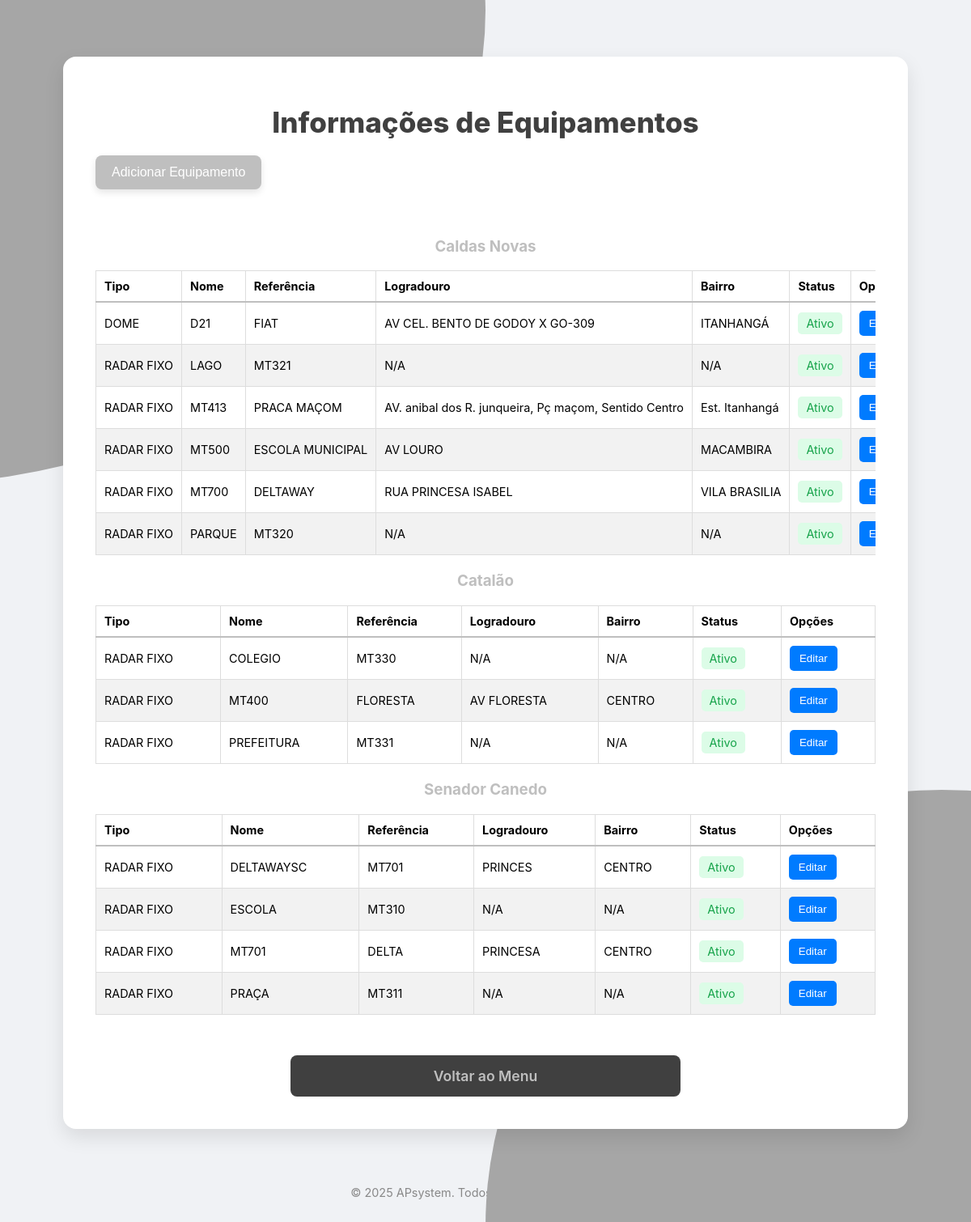
The page /info_equipamentos.php (signed in) on the database its author committed.
### tables this page shows
CREATE TABLE `equipamentos` (
  `id_equipamento` int(11) NOT NULL,
  `nome_equip` varchar(255) NOT NULL,
  `referencia_equip` varchar(255) DEFAULT NULL,
  `tipo_equip` varchar(255) DEFAULT NULL,
  `id_cidade` int(11) DEFAULT NULL,
  `id_endereco` int(11) DEFAULT NULL,
  `status` enum('ativo','inativo','remanejado') NOT NULL DEFAULT 'ativo'
);

CREATE TABLE `endereco` (
  `id_endereco` int(11) NOT NULL,
  `logradouro` varchar(255) DEFAULT NULL,
  `numero` varchar(50) DEFAULT NULL,
  `bairro` varchar(255) DEFAULT NULL,
  `cep` varchar(20) DEFAULT NULL,
  `complemento` varchar(255) DEFAULT NULL,
  `latitude` decimal(10,8) DEFAULT NULL,
  `longitude` decimal(11,8) DEFAULT NULL
);

CREATE TABLE `cidades` (
  `id_cidade` int(11) NOT NULL,
  `nome` varchar(255) NOT NULL
);

### info_equipamentos.php (the view, shortened to what this page needs)
<?php
$servername = "localhost";
$username = "root";
$password = "";
$dbname = "gerenciamento_manutencoes";
$conn = new mysqli($servername, $username, $password, $dbname);
$equipamentos_por_cidade = [];
$errorMessage = '';
try {
    $sql_equipamentos = "SELECT
                e.id_equipamento,
                e.id_cidade,
                e.id_endereco,
                c.nome AS cidade,
                e.tipo_equip,
                e.nome_equip,
                e.referencia_equip,
                en.logradouro,
                en.numero,
                en.bairro,
                en.cep,
                en.latitude,
                en.longitude,
                e.status
            FROM equipamentos AS e
            JOIN cidades AS c ON e.id_cidade = c.id_cidade
            LEFT JOIN endereco AS en ON e.id_endereco = en.id_endereco
            ORDER BY
                CASE
                    WHEN e.tipo_equip = 'RADAR' THEN 0
                    ELSE 1
                END,
                c.nome,
                e.tipo_equip,
                e.nome_equip";
    $result_equipamentos = $conn->query($sql_equipamentos);
    if ($result_equipamentos->num_rows > 0) {
        while ($row = $result_equipamentos->fetch_assoc()) {
            $cidade = $row['cidade'];
            if (!isset($equipamentos_por_cidade[$cidade])) {
                $equipamentos_por_cidade[$cidade] = [];
            }
            $equipamentos_por_cidade[$cidade][] = $row;
        }
    } else {
        $errorMessage = 'Nenhum equipamento cadastrado no sistema.';
    }
} catch (Exception $e) {
    $errorMessage = 'Erro ao carregar dados: ' . $e->getMessage();
    error_log("Erro em info_equipamentos.php: " . $e->getMessage());
} finally {
    if ($conn) {
        $conn->close();
    }
}
?>
<!DOCTYPE html>
<html lang="pt-br">
<head>
    <link rel="stylesheet" href="css/style.css">
</head>
<body>
    <div class="card">
        <h2>Informações de Equipamentos</h2>
        <div class="add-equipment-button-container">
            <button id="addEquipmentBtn" class="add-equipment-button">Adicionar Equipamento</button>
        </div>
        <div class="equipment-table-container">
            <?php if (!empty($errorMessage)): ?>
                <p class="message error"><?php echo $errorMessage; ?></p>
            <?php elseif (empty($equipamentos_por_cidade)): ?>
                <p class="message">Nenhum equipamento cadastrado no sistema.</p>
            <?php else: ?>
                <?php foreach ($equipamentos_por_cidade as $cidade => $equipamentos): ?>
                    <h3><?php echo htmlspecialchars($cidade); ?></h3>
                    <table class="equipment-table">
                        <thead>
                            <tr>
                                <th>Tipo</th>
                                <th>Nome</th>
                                <th>Referência</th>
                                <th>Logradouro</th>
                                <th>Bairro</th>
                                <th>Status</th>
                                <th>Opções</th>
                            </tr>
                        </thead>
                        <tbody>
                            <?php foreach ($equipamentos as $equipamento): ?>
                                <?php
                                    $status = $equipamento['status'] ?? 'N/A';
                                    $status_display = ucfirst($status);
                                    $status_class = '';
                                    switch (strtolower($status)) {
                                        case 'ativo':
                                            $status_class = 'status-ativo';
                                            break;
                                    }
                                    $equipmentJson = json_encode([
                                        'id_equipamento' => $equipamento['id_equipamento'] ?? '',
                                        'id_endereco' => $equipamento['id_endereco'] ?? '',
                                        'tipo_equip' => $equipamento['tipo_equip'] ?? '',
                                        'nome_equip' => $equipamento['nome_equip'] ?? '',
                                        'referencia_equip' => $equipamento['referencia_equip'] ?? '',
                                        'status' => $equipamento['status'] ?? '',
                                        'id_cidade' => $equipamento['id_cidade'] ?? '',
                                        'logradouro' => $equipamento['logradouro'] ?? '',
                                        'numero' => $equipamento['numero'] ?? '',
                                        'bairro' => $equipamento['bairro'] ?? '',
                                        'cep' => $equipamento['cep'] ?? '',
                                        'latitude' => $equipamento['latitude'] ?? '',
                                        'longitude' => $equipamento['longitude'] ?? ''
                                    ]);
                                ?>
                                <tr>
                                    <td><?php echo htmlspecialchars($equipamento['tipo_equip'] ?? 'N/A'); ?></td>
                                    <td><?php echo htmlspecialchars($equipamento['nome_equip'] ?? 'N/A'); ?></td>
                                    <td><?php echo htmlspecialchars($equipamento['referencia_equip'] ?? 'N/A'); ?></td>
                                    <td><?php echo htmlspecialchars($equipamento['logradouro'] ?? 'N/A'); ?></td>
                                    <td><?php echo htmlspecialchars($equipamento['bairro'] ?? 'N/A'); ?></td>
                                    <td>
                                        <?php if ($status !== 'N/A'): ?>
                                            <span class="status-cell <?php echo htmlspecialchars($status_class); ?>">
                                                <?php echo htmlspecialchars($status_display); ?>
                                            </span>
                                        <?php else: ?>
                                            <?php echo htmlspecialchars($status_display); ?>
                                        <?php endif; ?>
                                    </td>
                                    <td>
                                        <button class="edit-equipment-btn" data-equipment-json='<?php echo htmlspecialchars($equipmentJson, ENT_QUOTES, 'UTF-8'); ?>'>Editar</button>
                                    </td>
                                </tr>
                            <?php endforeach; ?>
                        </tbody>
                    </table>
                <?php endforeach; ?>
            <?php endif; ?>
        </div>
        <a href="menu.php" class="voltar-btn">Voltar ao Menu</a>
    </div>
    <div class="footer">
        <p>&copy; 2025 APsystem. Todos os direitos reservados.</p>
    </div>
</body>
</html>

### css/style.css (style rules this page uses)
:root { --font-family: "Montserrat", sans-serif; --cor-principal: #BFBFBF; --cor-secundaria:#A6A6A6; --cor-terciaria:#404040; --cor-titulo: #404040; --cor-titulo-hover: #b9881f; --cor-fundo: #F2F2F2; --botao-voltar: #404040; --cor-letra-botaoVoltar: #F2F2F2; --botao-voltar-hover: #737373; --cor-fundo-input: #ededed; --botao-label: #404040; --cor-input: #404040; --cor-placeholder: #737373; }
body { display: grid; place-items: center; gap: 30px; margin: 0; height: 20%; background: var(--cor-fundo); font-family: var(--font-family); }
.card { overflow: hidden; position: relative; z-index: 3; margin: 0.5% 0; padding: 140px 25px 50px; border-radius: 24px; background: var(--cor-fundo); text-align: center; box-shadow: 0 4px 8px rgba(0, 0, 0, 0.1); color: var(--cor-principal); width: auto; max-width: 100%; box-sizing: border-box; }
.card>h2 { font-size: 35px; font-weight: 800; margin: 20px 0 20px; color: var(--cor-titulo); }
a:link { color: var(--cor-principal); font-weight: 600; }
table { width: 100%; border-collapse: collapse; margin: 10px 0; }
th, td { border: 1px solid #ddd; padding: 8px; text-align: left; white-space: nowrap; }
th { background-color: var(--cor-principal); color: var(--cor-titulo); }
tr:nth-child(even) { background-color: #f9f9f9; }
.voltar-btn { display: inline-block; margin-top: 50px; bottom: 20px; left: 20px; background-color: var(--cor-titulo); color: var(--cor-titulo); padding: 10px 20px; border: none; border-radius: 5px; cursor: pointer; }

### info_equipamentos.php (style rules this page uses)
body { font-family: 'Inter', sans-serif; background-color: #f0f2f5; display: flex; flex-direction: column; align-items: center; min-height: 100vh; margin: 0; padding: 20px; box-sizing: border-box; }
.card { background-color: #ffffff; padding: 2.5rem; border-radius: 1rem; box-shadow: 0 10px 25px rgba(0, 0, 0, 0.1); width: 90%; max-width: 1200px; text-align: center; position: relative; display: flex; flex-direction: column; align-items: center; margin-top: 50px; }
.card:before { content: none; }
h2 { font-size: 2em; color: var(--cor-principal); margin-bottom: 30px; margin-top: 0; }
.equipment-table-container { width: 100%; overflow-x: auto; margin-top: 20px; }
.equipment-table { width: 100%; border-collapse: collapse; margin-bottom: 20px; }
.equipment-table th, .equipment-table td { border: 1px solid #ddd; padding: 10px; text-align: left; font-size: 0.9em; }
.equipment-table th { background-color: #ffffff; color: #000000; font-weight: bold; border-bottom: 2px solid var(--cor-principal); }
.equipment-table td { color: #000000; font-weight: normal; }
.equipment-table tr:nth-child(even) { background-color: #f2f2f2; }
.status-cell { font-weight: normal; padding: 5px 10px; border-radius: 5px; display: inline-block; }
.status-ativo { background-color: #dcfce7; color: #16a34a; }
.voltar-btn { display: block; width: 50%; padding: 15px; margin-top: 30px; text-align: center; background-color: var(--botao-voltar); color: var(--cor-letra-botaoVoltar); text-decoration: none; border-radius: 8px; font-size: 1.1em; transition: background-color 0.3s ease; box-sizing: border-box; }
.footer { margin-top: auto; color: #888; font-size: 0.9em; width: 100%; text-align: center; padding-top: 20px; }
.add-equipment-button-container { width: 100%; text-align: left; margin-bottom: 20px; }
.add-equipment-button { padding: 12px 20px; font-size: 1em; color: white; background-color: var(--cor-principal); border: none; border-radius: 8px; cursor: pointer; transition: background-color 0.3s ease, transform 0.2s ease; box-shadow: 0 4px 8px rgba(0, 0, 0, 0.1); }
.edit-equipment-btn { background-color: #007bff; color: white; padding: 8px 12px; border: none; border-radius: 5px; padding: 8px 12px; cursor: pointer; transition: background-color 0.3s ease; }

### rows shown on the page
equipamentos: tipo_equip "DOME", nome_equip "D21", referencia_equip "FIAT", id_endereco.logradouro "AV CEL. BENTO DE GODOY X GO-309", id_endereco.bairro "ITANHANGÁ", status "Ativo"
equipamentos: tipo_equip "RADAR FIXO", nome_equip "LAGO", referencia_equip "MT321", logradouro "N/A", bairro "N/A", status "Ativo"
equipamentos: tipo_equip "RADAR FIXO", nome_equip "MT413", referencia_equip "PRACA MAÇOM", id_endereco.logradouro "AV. anibal dos R. junqueira, Pç maçom, Sentido Centro", id_endereco.bairro "Est. Itanhangá", status "Ativo"
equipamentos: tipo_equip "RADAR FIXO", nome_equip "MT500", referencia_equip "ESCOLA MUNICIPAL", id_endereco.logradouro "AV LOURO", id_endereco.bairro "MACAMBIRA", status "Ativo"
equipamentos: tipo_equip "RADAR FIXO", nome_equip "MT700", referencia_equip "DELTAWAY", id_endereco.logradouro "RUA PRINCESA ISABEL", id_endereco.bairro "VILA BRASILIA", status "Ativo"
equipamentos: tipo_equip "RADAR FIXO", nome_equip "PARQUE", referencia_equip "MT320", logradouro "N/A", bairro "N/A", status "Ativo"
equipamentos: tipo_equip "RADAR FIXO", nome_equip "COLEGIO", referencia_equip "MT330", logradouro "N/A", bairro "N/A", status "Ativo"
equipamentos: tipo_equip "RADAR FIXO", nome_equip "MT400", referencia_equip "FLORESTA", id_endereco.logradouro "AV FLORESTA", id_endereco.bairro "CENTRO", status "Ativo"
equipamentos: tipo_equip "RADAR FIXO", nome_equip "PREFEITURA", referencia_equip "MT331", logradouro "N/A", bairro "N/A", status "Ativo"
equipamentos: id_cidade.nome "Senador Canedo", tipo_equip "RADAR FIXO", nome_equip "PRAÇA", referencia_equip "MT311", logradouro "N/A", bairro "N/A", status "Ativo"
equipamentos: tipo_equip "RADAR FIXO", nome_equip "DELTAWAYSC", referencia_equip "MT701", id_endereco.logradouro "PRINCES", id_endereco.bairro "CENTRO", status "Ativo"
equipamentos: tipo_equip "RADAR FIXO", nome_equip "ESCOLA", referencia_equip "MT310", logradouro "N/A", bairro "N/A", status "Ativo"
equipamentos: tipo_equip "RADAR FIXO", nome_equip "MT701", referencia_equip "DELTA", id_endereco.logradouro "PRINCESA", id_endereco.bairro "CENTRO", status "Ativo"

### other values the page prints
$cidade "Caldas Novas"
$cidade "Catalão"
